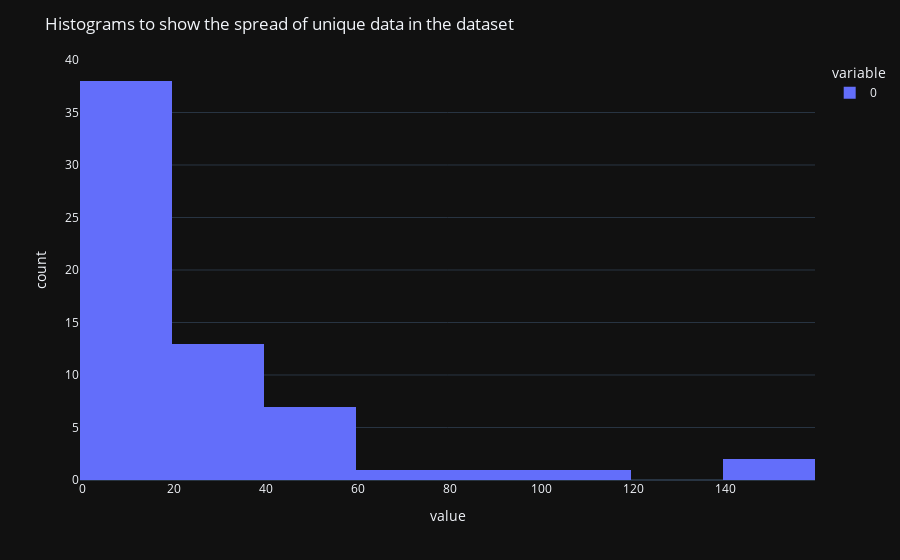

This figure's notebook cell:
### Markdown cell above
# Unique values

### Code cell
print(df.nunique())
figure = px.histogram(df.nunique())
figure.update_layout(title="Histograms to show the spread of unique data in the dataset")
figure.show()

### Figure 1 — Plotly figure (JSON) as saved in the notebook; plotly's stock layout.template omitted (floating-point values rounded to 4 significant figures)
{"data": [{"alignmentgroup": "True", "bingroup": "x", "hovertemplate": "variable=0<br>value=%{x}<br>count=%{y}<extra></extra>", "legendgroup": "0", "marker": {"color": "#636efa", "pattern": {"shape": ""}}, "name": "0", "offsetgroup": "0", "orientation": "v", "showlegend": true, "x": [142, 142, 117, 3, 85, 26, 14, 34, 12, 54, 41, 2, 11, 2, 9, 11, 30, 28, 19, 49, 47, 23, 49, 54, 24, 60, 57, 13, 16, 19, 7, 16, 15, 12, 32, 30, 11, 20, 24, 14, 19, 22, 13, 18, 23, 9, 14, 14, 11, 14, 20, 4, 7, 13, 7, 2, 4, 6, 4, 3, 4, 4, 3], "xaxis": "x", "yaxis": "y", "type": "histogram"}], "layout": {"xaxis": {"anchor": "y", "domain": [0.0, 1.0], "title": {"text": "value"}}, "yaxis": {"anchor": "x", "domain": [0.0, 1.0], "title": {"text": "count"}}, "legend": {"title": {"text": "variable"}, "tracegroupgap": 0}, "margin": {"t": 60}, "barmode": "relative", "title": {"text": "Histograms to show the spread of unique data in the dataset"}}}
